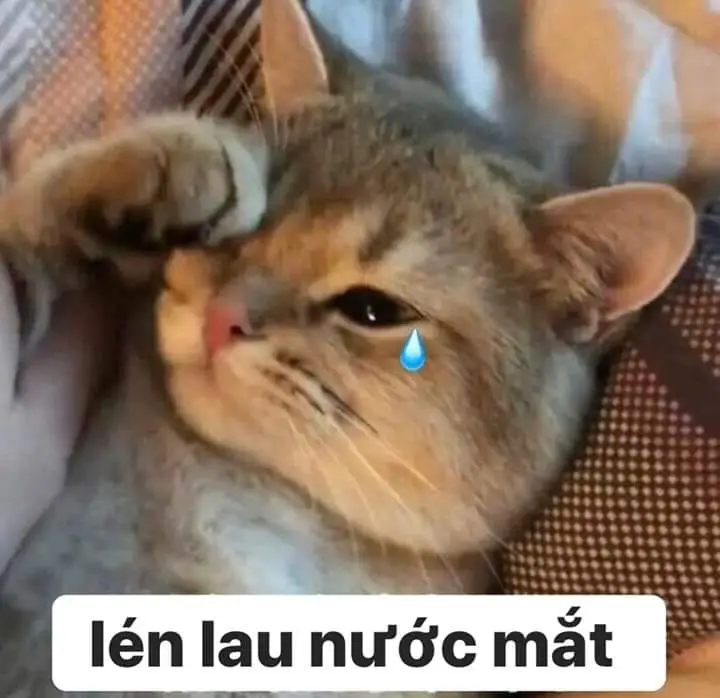
#> input picture Day16/cat.png, 720 x 698 px
$ jupyter execute day16.ipynb
#> lines starting #> are read from the running program, lines starting #| are printed output that depends on the picture
[cell 1]
import cv2
import numpy as np
import matplotlib.pyplot as plt

[cell 2]
class LeNet:
    """
    Simplified LeNet model implementing sliding-window convolution manually.
    """

    def __init__(self, kernel: np.ndarray) -> None:
        """
        Initialize the model with a given convolution kernel.

        Parameters:
            kernel (np.ndarray): 2D numpy array (e.g., 3x3) for convolution.
        """
        self.kernel = kernel

    def sliding_window_convolution(self, image: np.ndarray) -> np.ndarray:
        """
        Apply a 3x3 convolution kernel to a 2D image using a sliding window.

        Parameters:
            image (np.ndarray): Grayscale image as a 2D numpy array.

        Returns:
            np.ndarray: Convolved image.
        """
        img_h, img_w = image.shape
        k_h, k_w = self.kernel.shape
        output_h, output_w = img_h - k_h + 1, img_w - k_w + 1

        # Initialize output array
        output = np.zeros((output_h, output_w))

        # Sliding window operation
        for i in range(output_h):
            for j in range(output_w):
                # Extract 3x3 region from the image
                region = image[i:i + k_h, j:j + k_w]
                # Apply element-wise multiplication and sum
                output[i, j] = np.sum(region * self.kernel)

        # Normalize output for better visualization
        output = np.clip(output, 0, 255)  # Clip values to [0, 255]
        return output.astype(np.uint8)

    def forward(self, image_path: str) -> None:
        """
        Load an image, apply convolution, and visualize results.

        Parameters:
            image_path (str): Path to the input image.
        """
#> called with image_path = 'cat.png'
        # Load image in grayscale
        image = cv2.imread(image_path, cv2.IMREAD_GRAYSCALE)
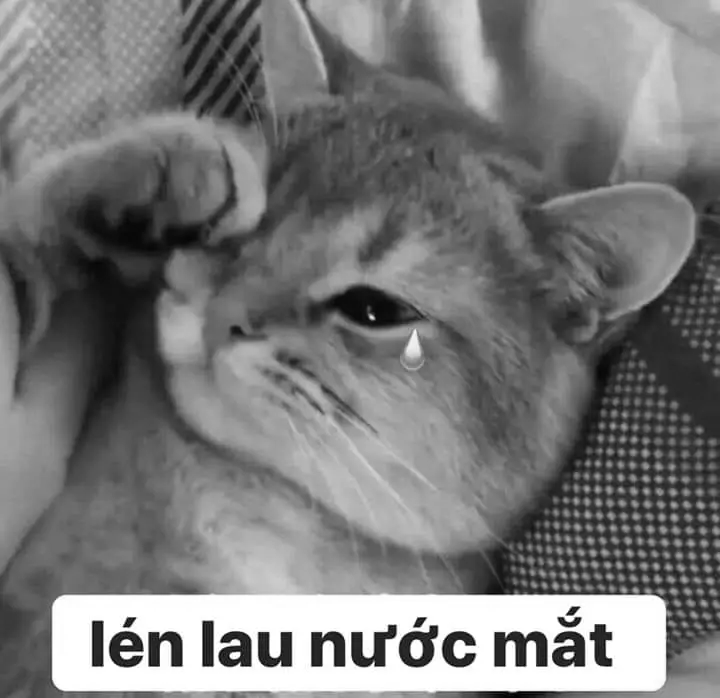
#> image: shape (698, 720); min 0, max 255, mean 120.4

        # Ensure image is loaded properly
        if image is None:
            raise ValueError("Error loading image. Check the file path.")

        # Apply convolution
        convolved_image = self.sliding_window_convolution(image)
#> after the loop in sliding_window_convolution, `for i in range(output_h):`:
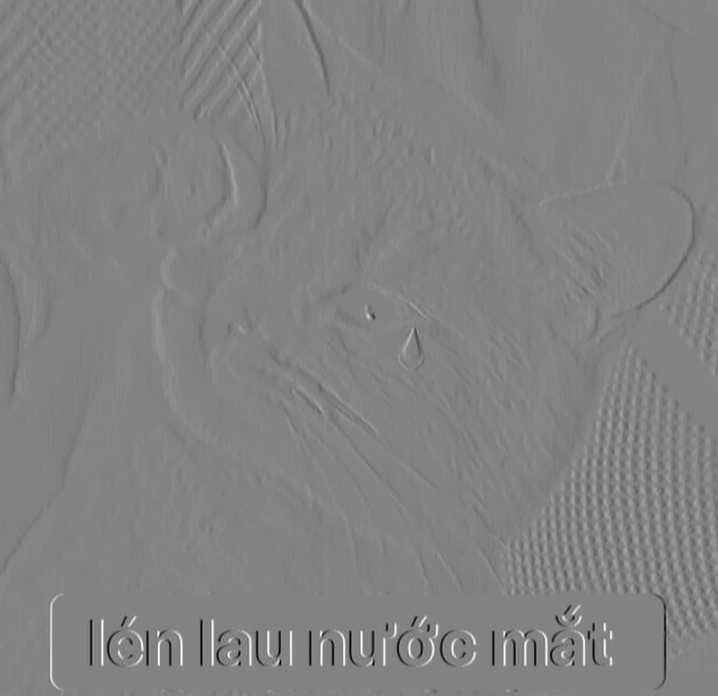
#> output: shape (696, 718) float64; min -963, max 917, mean -0.3; drawn with min black and max white
#> in sliding_window_convolution, `output = np.clip(output, 0, 255)`:
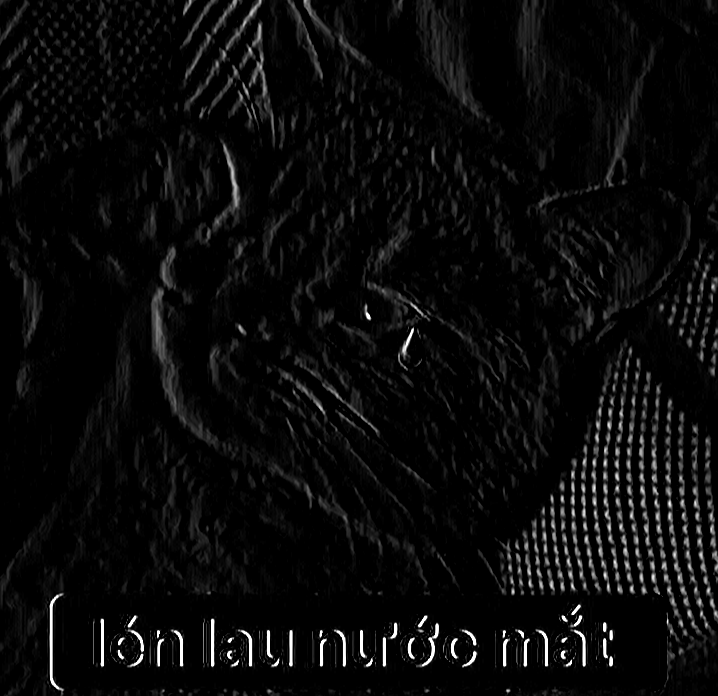
#> output: shape (696, 718) float64; min 0, max 255, mean 10.6

        # Plot original and convolved images
        plt.figure(figsize=(10, 5))
        plt.subplot(1, 2, 1)
        plt.imshow(image, cmap="gray")
        plt.title("Original Image")
        plt.axis("off")

        plt.subplot(1, 2, 2)
        plt.imshow(convolved_image, cmap="gray")
        plt.title("Convolved Image (Edge Detection)")
        plt.axis("off")

        plt.show()
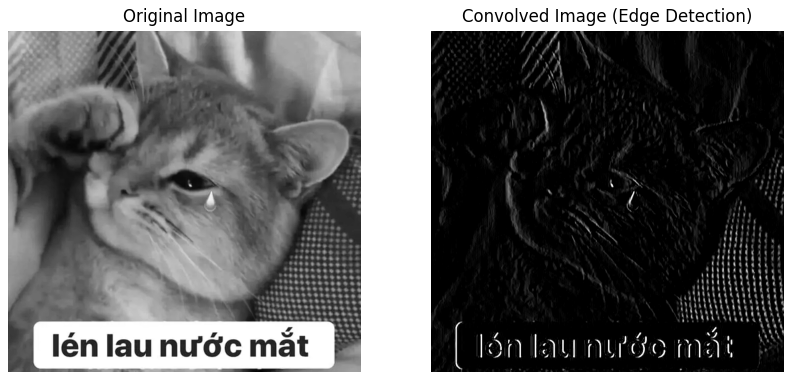
#> figure drawn by matplotlib, 2 panels
